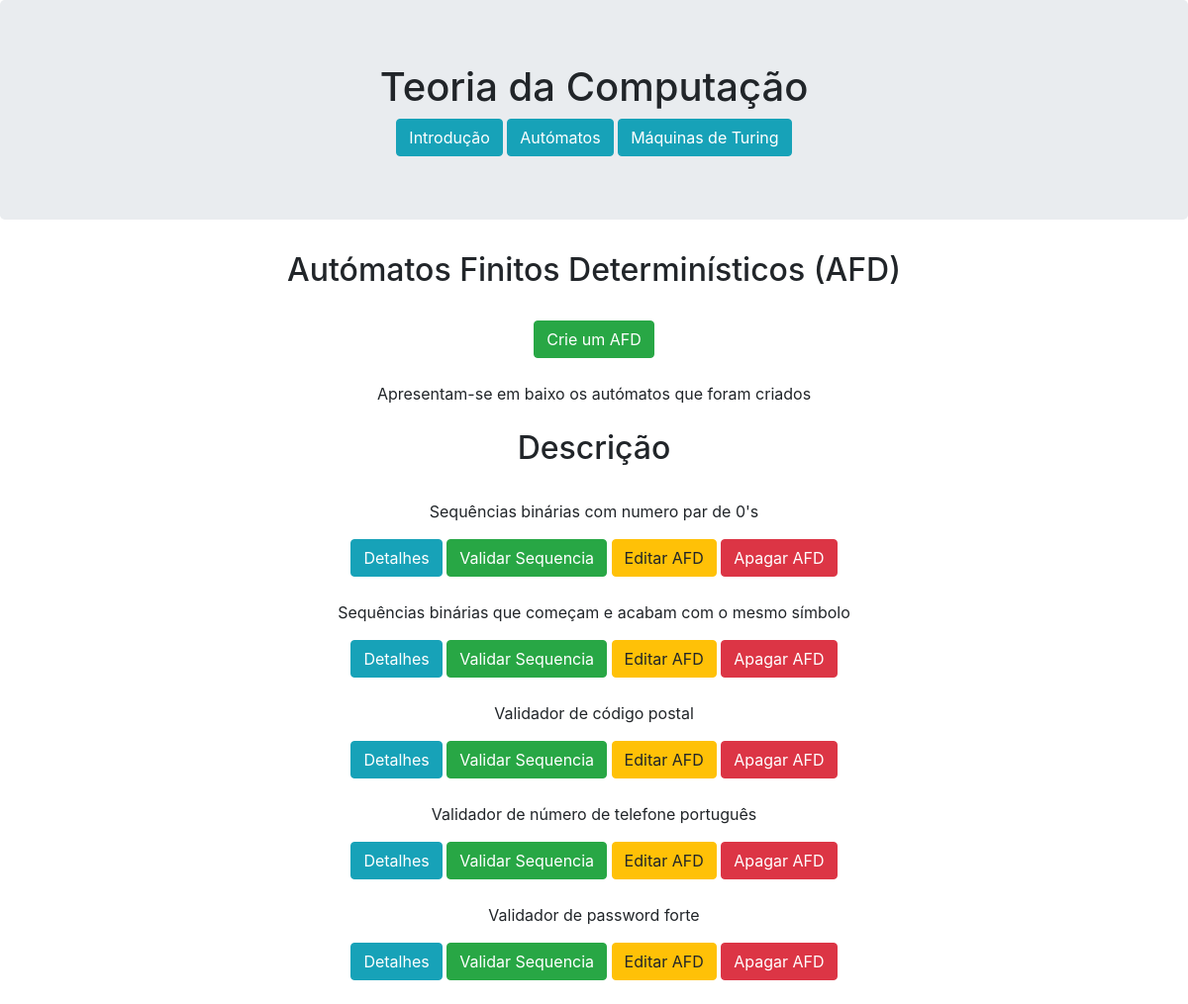
Screenshot of /automatos/ with the database file from the repository.
### tc/models.py (models this page shows)
class Automato(models.Model):
    descricao = models.CharField(max_length=70)
    estados = models.CharField(max_length=30)
    alfabeto = models.CharField(max_length=10)
    estado_inicial = models.CharField(max_length=1)
    estados_aceitacao = models.CharField(max_length=10)
    tabela_transicao = models.CharField(max_length=30)

### tc/views.py (the view)
# urls.py: path('automatos/', views.automatos_view, name='automatos'),
def automatos_view(request):
    context = {'automatos': Automato.objects.all()}
    return render(request, 'tc/automatos.html', context)

### tc/templates/tc/automatos.html (shortened to what this page needs)
{% extends 'tc/base.html' %}
{% load static %}
{% block main %}
<div class="myDiv">
        <h2>Autómatos Finitos Determinísticos (AFD)</h2>
        <br>
        <a href="{% url 'tc:automatosform' %}" class="btn btn-success" >Crie um AFD</a>
        <br><br>
        <h7>Apresentam-se em baixo os autómatos que foram criados </h7>
    <br><br>
</div>
<div class="row">
    <div class="col">
        <div class="myDiv2">
        <h2>Descrição</h2>
            <br>
        {% for automato in automatos %}
            <p>{{ automato.descricao }}</p>
            <nav>
                <a href="{% url 'tc:automatoseditar' automato.id %}" class="btn btn-info">Detalhes</a>
                <a href="{% url 'tc:automatosseq' automato.id %}" class="btn btn-success">Validar Sequencia</a>
                <a href="{% url 'tc:automatoseditar' automato.id %}" class="btn btn-warning">Editar AFD</a>
                <a href="{% url 'tc:automatosapagar' automato.id %}" class="btn btn-danger">Apagar AFD</a>
                <br><br>
            </nav>
        {% endfor %}
        </div>
    </div>
</div>
{% endblock %}

### tc/templates/tc/base.html (shortened to what this page needs)
<!DOCTYPE html>
<html lang="">
	<head>
		{% load static %}
		<link rel="stylesheet" href="https://maxcdn.bootstrapcdn.com/bootstrap/4.5.2/css/bootstrap.min.css">
        <link rel="stylesheet" href="{% static 'tc/base.css' %}">
	</head>
	<body>
	    <header class="jumbotron text-center">
            <h1>Teoria da Computação</h1>
            <nav>
                <a href="{% url 'tc:intro' %}" class="btn btn-info">Introdução</a>
                <a href="{% url 'tc:automatos' %}" class="btn btn-info">Autómatos</a>
                <a href="{% url 'tc:maquinas' %}" class="btn btn-info">Máquinas de Turing </a>
            </nav>
        </header>
	    <article class="container">
            {% block main %}
	        {% endblock main %}
	    </article>
	</body>
</html>

### tc/static/tc/base.css (style rules this page uses)
.myDiv { text-align: center; }
.myDiv2 { text-align: center; }

### rows the page displays
Automato: descricao "Sequências binárias com numero par de 0's"
Automato: descricao "Sequências binárias que começam e acabam com o mesmo símbolo"
Automato: descricao "Validador de código postal"
Automato: descricao "Validador de número de telefone português"
Automato: descricao "Validador de password forte"
